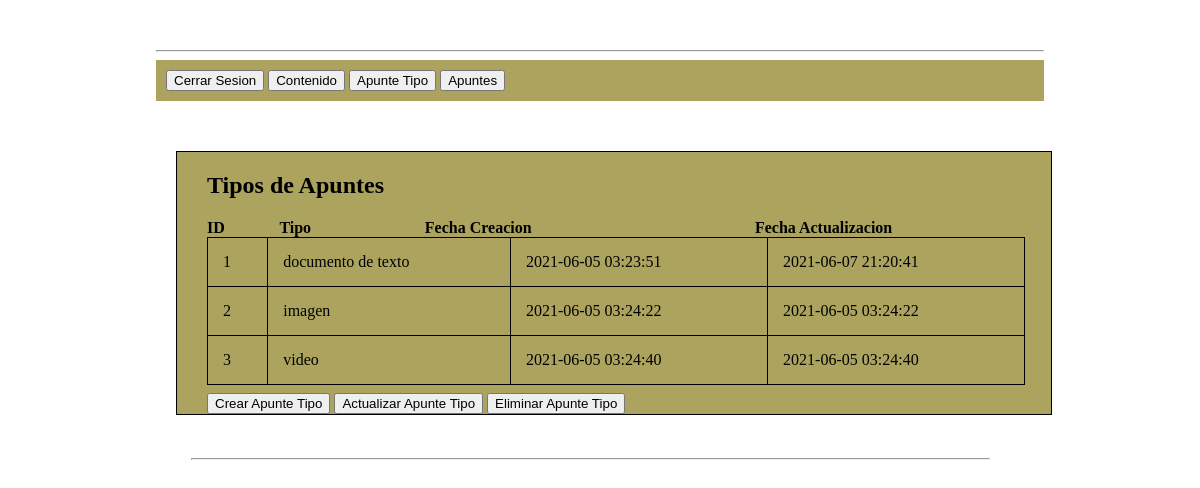
Page /gallardo_galvez_retamal_EV2/menues/showApunteTipo.php on the committed database.
### tables this page shows
CREATE TABLE IF NOT EXISTS `apunte_tipo` (
  `id` int(11) NOT NULL AUTO_INCREMENT,
  `nombre` varchar(200) NOT NULL,
  `fecha_creacion` datetime NOT NULL,
  `fecha_actualizacion` datetime NOT NULL,
  PRIMARY KEY (`id`)
);

### gallardo_galvez_retamal_EV2/menues/showApunteTipo.php (the view, shortened to what this page needs)
<!DOCTYPE html>
<html>
  <head>
    <link rel="stylesheet" type="text/css" href="./../estilosEV2/estilosEV2.css">
  </head>
  <body style="background-image: url('./../estilosEv2/background.jpg')">
    <div id="conteiner">
        <div id="separador">
          <hr>
        </div>
        <div id="menu">
            <div id="tabs">
              <button onclick="window.location = './../index.php'">Cerrar Sesion</button>
              <button onclick="window.location='showContenido.php'">Contenido</button>
              <button onclick="window.location='showApunteTipo.php'">Apunte Tipo</button>
              <button onclick="window.location='showApunte.php'">Apuntes</button>
            </div>
        </div>
      <div id="formulario_showcontenido" style="background-color: #aca45e">
        <h2>Tipos de Apuntes</h2>
        <h4 style="display: inline; ">ID</h4>
        <h4 style="display: inline; margin-left: 6%;">Tipo</h4>
        <h4 style="display: inline; margin-left: 13%;">Fecha Creacion</h4>
        <h4 style="display: inline; margin-left: 26%;">Fecha Actualizacion</h4>
          <?php
            include("./../data/DBConfig.php");
            $query = 'SELECT * FROM apunte_tipo';
            $result = mysqli_query($conn,$query) or die('algo salio mal: ' . mysql_error());
            echo "<table >\n";
            while ($line = $result->fetch_array(MYSQLI_ASSOC)) {
                echo "\t<tr>\n";
                foreach ($line as $col_value) {
                    echo "\t\t<td>$col_value</td>\n";
                }
                echo "\t</tr>\n";
            }
            echo "</table>\n";
          ?>
          <div>
            <button style="margin-top: 1%" onclick="window.location='insertApunteTipo.php'">Crear Apunte Tipo</button>
            <button style="margin-top: 1%" onclick="window.location='updateApunteTipo'">Actualizar Apunte Tipo</button>
            <button style="margin-top: 1%" onclick="window.location='deleteApunteTipo'">Eliminar Apunte Tipo</button>
          </div>
      </div>
      <div id="pie">
        <hr>
      </div>
    </div>
  </body>
</html>

### gallardo_galvez_retamal_EV2/estilosEV2/estilosEV2.css (style rules this page uses)
body { background: url("background.jpg"); color: #192666; }
#conteiner { width: 75%; margin: 50px auto 50px auto; }
#formulario_showcontenido { width: 95%; font-family: verdana; color: black; border: 1px solid black; position: relative; margin-left: 20px; margin-right: 72px; margin-top: 50px; padding-left: 30px; background-color: #aca45e; }
table { width: 97%; background: #aca45e; }
table, th, td { border: 1px solid black; border-collapse: collapse; color: black; }
th, td { padding: 15px; }
#pie { width: 90%; position: relative; top: 35px; left: 35px; margin: 0; color: #FFF; }
#separador { display: block; position: relative; }
#menu { display: block; position: relative; background: #aca45e; padding: 10px 0 10px 0; }
#tabs { display: inline; position: relative; margin: 0 10px 0 10px; }

### rows in the picture
apunte_tipo: id "1", nombre "documento de texto", fecha_creacion "2021-06-05 03:23:51", fecha_actualizacion "2021-06-07 21:20:41"
apunte_tipo: id "2", nombre "imagen", col_value "2021-06-05 03:24:22"
apunte_tipo: id "3", nombre "video", col_value "2021-06-05 03:24:40"
